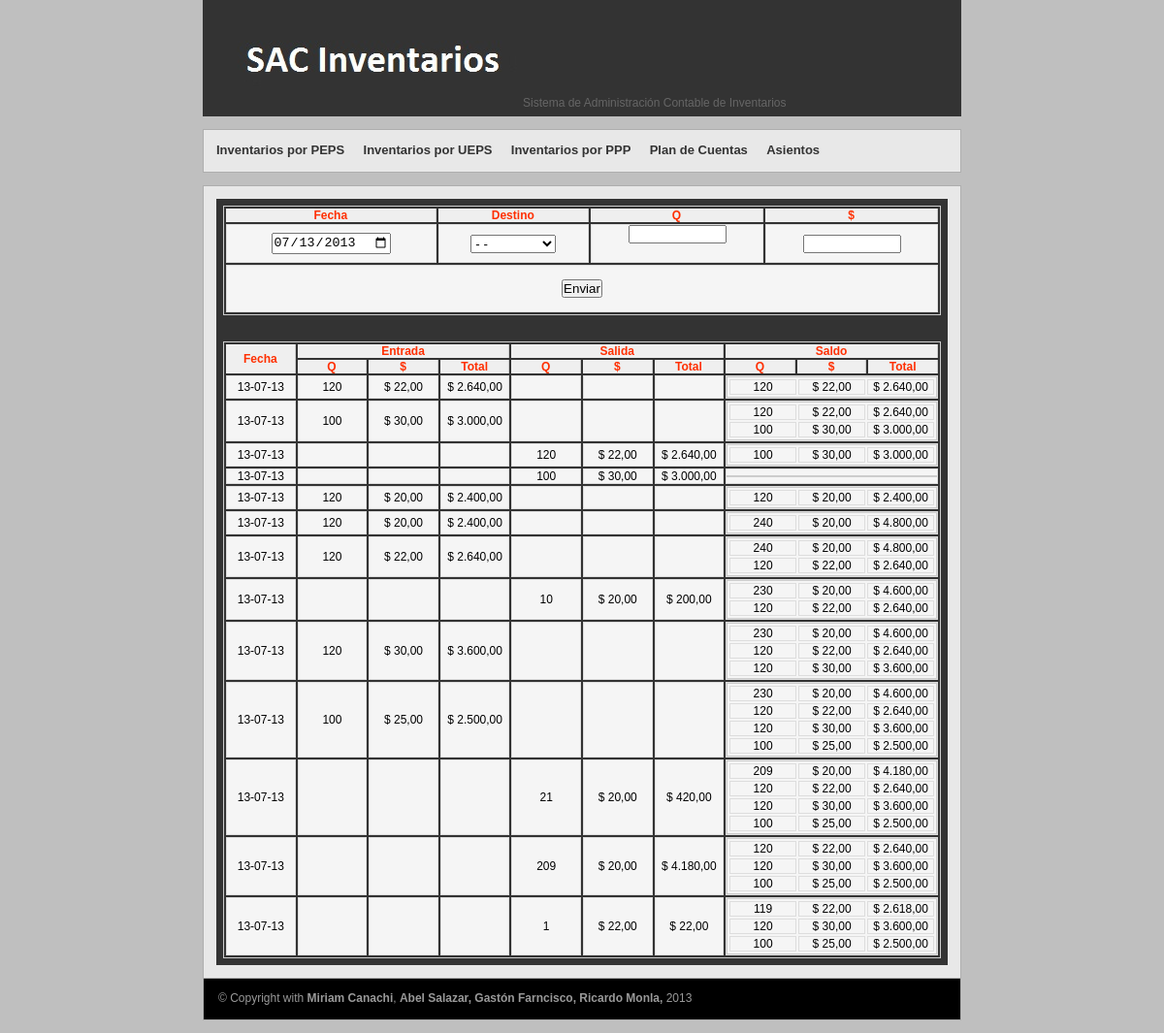
The page / on the database its author committed.
### tables this page shows
CREATE TABLE IF NOT EXISTS `inventario` (
  `id` int(11) NOT NULL AUTO_INCREMENT,
  `fecha` date NOT NULL,
  `destino` varchar(40) NOT NULL,
  `cant` int(10) NOT NULL,
  `c_unitario` double NOT NULL,
  `metodo` varchar(10) NOT NULL,
  PRIMARY KEY (`id`),
  UNIQUE KEY `id` (`id`)
);

CREATE TABLE IF NOT EXISTS `saldos` (
  `id` int(11) NOT NULL AUTO_INCREMENT,
  `mov` int(11) NOT NULL,
  `cant` int(11) NOT NULL,
  `costo` int(11) NOT NULL,
  PRIMARY KEY (`id`),
  UNIQUE KEY `id` (`id`),
  KEY `mov` (`mov`)
);

### main/funciones_rmonla.php (called while the page is built, shortened)
<?php
  function sql_select($tabla, $where = ''){
      if($where != '') $where = ' WHERE '.$where;
      $sql = 'SELECT * FROM '.$tabla.$where;
       if (!$resultado = mysql_query($sql, $_SESSION['conexion'])){
        echo '<br>ERROR: NO SE PUDO SELECCIONAR <strong>'.$where.'</strong> EN LA TABLA <strong>'.$tabla.'</strong>';
        var_dump($sql);
      }
    return $resultado;
  }
  function sql_max($columna, $tabla, $where = '') {
      $sql = 'SELECT MAX('.$columna.') as maximo FROM '.$tabla.$where;
      if (!$resultado = mysql_query($sql, $_SESSION['conexion'])){
        echo '<br>ERROR: NO SE PUDO OBTENER EL MAXIMO EN LA COLUMNA <strong>'.$columna.'</strong> DE LA TABLA <strong>'.$tabla.'</strong>';
        var_dump($sql);
        return null;
      }else{
        $fila   = mysql_fetch_array($resultado);
        $maximo = $fila['maximo'];
      }
    return $maximo;
  }
  function formatonumero ($numero, $estilo = '1') {
    $negativo = false;
    switch ($estilo) {
      case '3':
        $numero = '$ '.(number_format($numero, '2', ",", "."));
        break;
    }
    return $numero;
  }
?>

### index.php (called while the page is built)
<?php
	include('inventario.php');
?>

### inventario.php (the view, shortened to what this page needs)
<?php
    include('main/funciones_rmonla.php');
?>
<!DOCTYPE html PUBLIC "-//W3C//DTD XHTML 1.0 Strict//EN"
    "http://www.w3.org/TR/xhtml1/DTD/xhtml1-strict.dtd">
<html xmlns="http://www.w3.org/1999/xhtml">
    <head>
        <link rel="stylesheet" type="text/css" href="css/main.css">
        <link rel="stylesheet" type="text/css" href="css/scheme.css">
    </head>
    <body>
        <div class="wrapper">
              <div class="header">
                  <img src="images/logo.jpg" alt="Logo" width="310" height="100">Sistema de Administración Contable de Inventarios
              </div>
              <div class="nav-bar">
                  <ul class="nav-links">
                      <li><a href="inventario.php">Inventarios por PEPS</a></li>
                      <li><a href="inv_ueps.php">Inventarios por UEPS</a></li>
                      <li><a href="inv_ppp.php">Inventarios por PPP</a></li>
                      <li><a href="plan.php">Plan de Cuentas</a></li>
                      <li><a href="asientos.php">Asientos</a></li>
                  </ul>
              </div>
            <div id="outercontent">
                <div id="centercolumn">
                    <form id="form1" method="post" action="inventario.php">
                        <table border="0" class="nomb table-style01 th">
                            <tr>
                                <th>Fecha</th>
                                <th>Destino</th>
                                <th>Q</th>
                                <th>$</th>
                            </tr>
                            <tr>
                                <td>
                                    <div align="center">
                                        <?php
                                            $ult_fecha = strtotime(sql_max('fecha', 'inventario'));
                                            $ult_fecha = date('Y-m-d', $ult_fecha);
                                        ?>
                                        <input name="fecha" id="fecha" type="date" class="date" tabindex="1" value="<?php echo $ult_fecha; ?>">
                                    </div>
                                </td>
                                <td>
                                    <div align="center">
                                        <select name="destino" id="destino" tabindex="2" onchange="ocultarmostrar();">
                                            <option value="0">- -</option>
                                        </select>
                                    </div>
                                </td>
                                <td>
                                    <div id="div_cantEntrada" align="center">
                                        <input name="cant_entrada" id="cant_entrada" type="text" tabindex="3" size="10">
                                    </div>
                                </td>
                                <td>
                                    <div align="center">
                                        <input name="c_unitario" id="c_unitario" type="text" style="outline:" tabindex="4" size="10">
                                    </div>
                                </td>
                            </tr>
                            <tr>
                                <td colspan="4">
                                    <div align="right">
                                        <p>&nbsp;</p>
                                        <p align="center">
                                            <input name="bot_pps" id="bot_pps" type="submit" value="Enviar" tabindex="5">
                                        </p>
                                        <p>&nbsp;</p>
                                    </div>
                                </td>
                            </tr>
                        </table>
                    </form>
                    <h1>&nbsp;</h1>
                    <table width="740" border="0" class="nomb table-style01">
                        <tr>
                            <th width="10%" rowspan="2">Fecha</th>
                            <th colspan="3">Entrada</th>
                            <th colspan="3">Salida</th>
                            <th colspan="3">Saldo</th>
                        </tr>
                        <tr>
                            <th width="10%">Q</th>
                            <th width="10%">$</th>
                            <th width="10%">Total</th>
                            <th width="10%">Q</th>
                            <th width="10%">$</th>
                            <th width="10%">Total</th>
                            <th width="10%">Q</th>
                            <th width="10%">$</th>
                            <th width="10%">Total</th>
                        </tr>
                            <?php
                                $res_inventario = sql_select('inventario');
                                $datos = array();
                                while($fila = mysql_fetch_array($res_inventario)){
                                        $fecha = date('d-m-y', strtotime($fila['fecha']));
                                        for ($i=0; $i<9 ; $i++) $datos[$i] = 0;
                                    $destino  = $fila['destino'];
                                    $cant_m   = $fila['cant'];
                                    $costo_m  = $fila['c_unitario'];
                                    $stotal_m = $cant_m * $costo_m;
                                    $costo_m  = formatonumero($costo_m, '3');
                                    $stotal_m = formatonumero($stotal_m, '3');
                                    switch ($destino) {
                                        case '1':
                                            $col = '0';
                                            break;
                                        case '2':
                                            $col = '3';
                                            break;
                                    }
                                    $datos[$col++] = $cant_m;
                                    $datos[$col++] = $costo_m;
                                    $datos[$col++] = $stotal_m;
                            ?>
                                    <tr>
                                        <td><?php echo $fecha; ?></td>
                                    <?php for($i=0; $i<6; $i++){ ?>
                                        <td><?php if ($datos[$i] != '0') echo $datos[$i]; ?></td>
                                    <?php } ?>
                                        <td colspan="3">
                                            <table width="100%" class="saldos">
                                            <?php
                                                $res_saldos = sql_select('saldos', 'mov ='.$fila['id']);
                                                while($fila_s = mysql_fetch_array($res_saldos)){
                                                    $cant_s   = $fila_s['cant'];
                                                    $costo_s  = $fila_s['costo'];
                                                    $stotal_s = $cant_s * $costo_s;
                                                    $costo_s  = formatonumero($costo_s, '3');
                                                    $stotal_s = formatonumero($stotal_s, '3');
                                            ?>
                                                    <tr>
                                                        <td><?php echo $cant_s; ?></td>
                                                        <td><?php echo $costo_s; ?></td>
                                                        <td><?php echo $stotal_s; ?></td>
                                                    </tr>
                                                <?php } ?>
                                            </table>
                                        </td>
                                    </tr>
                                <?php } ?>
                    </table>
                </div>
            </div>
            <div id="footer">
                &copy; Copyright with <strong>Miriam Canachi</strong>, <strong>Abel Salazar, Gastón Farncisco, Ricardo Monla,</strong> 2013
            </div>
        </div>
    </body>
</html>

### css/main.css (style rules this page uses)
* { padding: 0; margin: 0; }
body { font-family: Arial, Helvetica, sans-serif; color: #666666; font-size: 12px; background-color: #ccc; background-repeat:repeat; }
.wrapper { width: 782px; margin: 0 auto; }
.header { margin: 0px 0px 13px 0px; background-color: #333; min-height: 110px; padding: 10px 0px 0px 20px; }
.nav-bar { background-color: #E8E8E8; margin: 0px 0px 13px 0px; min-height: 17px; padding: 13px; border: 1px solid #AEAEAE; }
.nav-links li { list-style: none; display: inline; margin-right: 16px; }
.nav-links li a:link { background-color: #E8E8E8; color: #333; font-weight: bold; font-size: 13px; text-decoration: none; }
#outercontent { background-color: #e8e8e8; width: 754px; padding: 13px; min-height: 655px; margin-bottom: 13px; border: 1px solid #AEAEAE; float: left; }
#centercolumn { background-color: #333333; margin: 0px 0px 0px 0px; display: inline; padding: 7px; width: 740px; float: left; color: #E9E9E9; }
#footer { border: 1px solid #AEAEAE; padding: 15px; margin-bottom: 13px; background-color: #e8e8e8; }
h1 { font-size: 23px; font-family: Arial; }
img { border: none; }
a:link { color: #333333; text-decoration: none; }
table.table-style01 { width:100%; }
table.table-style01 th { text-align:center; }

### css/scheme.css (style rules this page uses)
body { background-color:#bfbfbf; }
a { color:#000; }
table.table-style01 { border:1px solid #CCC; }
table.table-style01 th { text-align:center; border-right:1px solid #CCC; background:#EFEFEF; color:#FF2F00; }
table.table-style01 td { border:1px solid #DDD; }
table.table-style01 td div { color: #000000; }
table.table-style01 tr td { font-size: 12px; text-align:center; color: #000000; background:#F5F5F5; }
table.saldos { width:100%; border:1px solid #CCC; }
table.saldos td { border:1px solid #DDD; }
table.saldos tr td { width:33%; color: #000000; text-align:center; background:#F5F5F5; }
#footer { background-color:#000; color:#999; }

### rows shown on the page
inventario: fecha "13-07-13", i "120", i "$ 22,00", i "$ 2.640,00"
saldos: cant "120", costo "$ 22,00", stotal_s "$ 2.640,00"
inventario: fecha "13-07-13", i "100", i "$ 30,00", i "$ 3.000,00"
saldos: cant "120", costo "$ 22,00", stotal_s "$ 2.640,00"
saldos: cant "100", costo "$ 30,00", stotal_s "$ 3.000,00"
inventario: fecha "13-07-13", i "120", i "$ 22,00", i "$ 2.640,00"
saldos: cant "100", costo "$ 30,00", stotal_s "$ 3.000,00"
inventario: fecha "13-07-13", i "100", i "$ 30,00", i "$ 3.000,00"
inventario: fecha "13-07-13", i "120", i "$ 20,00", i "$ 2.400,00"
saldos: cant "120", costo "$ 20,00", stotal_s "$ 2.400,00"
inventario: fecha "13-07-13", i "120", i "$ 20,00", i "$ 2.400,00"
saldos: cant "240", costo "$ 20,00", stotal_s "$ 4.800,00"
inventario: fecha "13-07-13", i "120", i "$ 22,00", i "$ 2.640,00"
saldos: cant "240", costo "$ 20,00", stotal_s "$ 4.800,00"
saldos: cant "120", costo "$ 22,00", stotal_s "$ 2.640,00"
inventario: fecha "13-07-13", i "10", i "$ 20,00", i "$ 200,00"
saldos: cant "230", costo "$ 20,00", stotal_s "$ 4.600,00"
saldos: cant "120", costo "$ 22,00", stotal_s "$ 2.640,00"
inventario: fecha "13-07-13", i "120", i "$ 30,00", i "$ 3.600,00"
saldos: cant "230", costo "$ 20,00", stotal_s "$ 4.600,00"
saldos: cant "120", costo "$ 22,00", stotal_s "$ 2.640,00"
saldos: cant "120", costo "$ 30,00", stotal_s "$ 3.600,00"
inventario: fecha "13-07-13", i "100", i "$ 25,00", i "$ 2.500,00"
saldos: cant "230", costo "$ 20,00", stotal_s "$ 4.600,00"
saldos: cant "120", costo "$ 22,00", stotal_s "$ 2.640,00"
saldos: cant "120", costo "$ 30,00", stotal_s "$ 3.600,00"
saldos: cant "100", costo "$ 25,00", stotal_s "$ 2.500,00"
inventario: fecha "13-07-13", i "21", i "$ 20,00", i "$ 420,00"
saldos: cant "209", costo "$ 20,00", stotal_s "$ 4.180,00"
saldos: cant "120", costo "$ 22,00", stotal_s "$ 2.640,00"
saldos: cant "120", costo "$ 30,00", stotal_s "$ 3.600,00"
saldos: cant "100", costo "$ 25,00", stotal_s "$ 2.500,00"
inventario: fecha "13-07-13", i "209", i "$ 20,00", i "$ 4.180,00"
saldos: cant "120", costo "$ 22,00", stotal_s "$ 2.640,00"
saldos: cant "120", costo "$ 30,00", stotal_s "$ 3.600,00"
saldos: cant "100", costo "$ 25,00", stotal_s "$ 2.500,00"
inventario: fecha "13-07-13", i "1", i "$ 22,00"
saldos: cant "119", costo "$ 22,00", stotal_s "$ 2.618,00"
saldos: cant "120", costo "$ 30,00", stotal_s "$ 3.600,00"
saldos: cant "100", costo "$ 25,00", stotal_s "$ 2.500,00"
